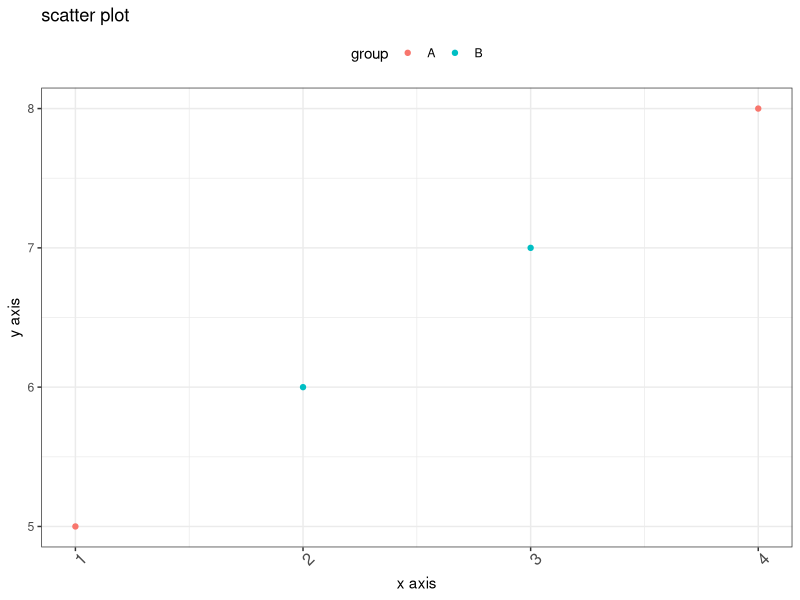

This figure's R source:
library(ggplot2)

data <- data.frame(
  x = c(1, 2, 3, 4),
  y = c(5, 6, 7, 8),
  group = c("A", "B", "B", "A")
)

ggplot(data, aes(x = x, y = y, color = group)) +
  geom_point() +
  xlab("x axis") + 
  ylab("y axis") +
  ggtitle("scatter plot") +
  theme_bw()+
  theme(legend.position = "top",
    axis.text.x=element_text(size=12, angle = 45))
    scale_color_manual(values=c("red","green"))
